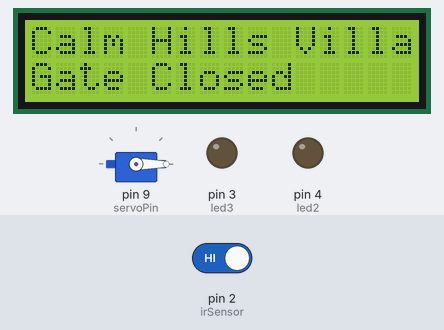
A sketch run on a simulated Arduino Uno, built with avr-gcc and run on an emulated ATmega328P. On the bench: servo, 16×2 character LCD, output pins drawn as LEDs (lit = HIGH). The inputs (shaded band) are chosen by the test bench; at power-on: pin 2 (irSensor) HIGH. What the sketch prints to the serial monitor is not drawn.

Above: at 1.2 s.
1.3 s: pin 2 (irSensor) driven LOW
At 3.1 s:
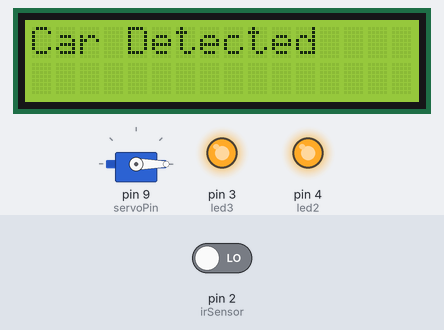
At 4.0 s:
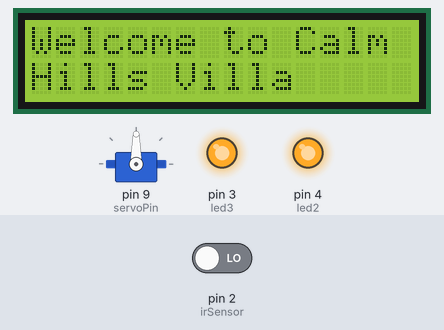
4.3 s: pin 2 (irSensor) driven HIGH
Timing chart, 0 to 7.3 s (numbered marks = the images above; inputs shaded):
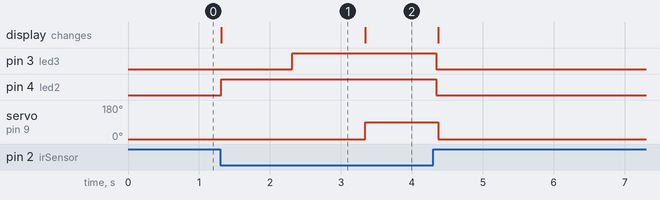

Measured:
- after the input at 1.3 s, pin 3 (led3): LOW → HIGH after 1.0 s; pin 4 (led2): LOW → HIGH at once; servo on pin 9 (servoPin): 0° → 90° after 2.0 s; the display: changes at once (image 1)
- what the display in image 1 shows lasts 2.0 s, from 1.3 s to 3.3 s

The sketch:

street_lights_gate_v1.ino
```cpp
#include <Servo.h>
#include <Wire.h>
#include <LiquidCrystal_I2C.h>

// LCD ADDRESS
LiquidCrystal_I2C lcd(0x27, 16, 2);

// IR Sensor
const int irSensor = 2;

// LEDs
const int led2 = 4;
const int led3 = 3;

// Servo
const int servoPin = 9;
Servo myServo;

void setup() {

  Serial.begin(9600);

  pinMode(irSensor, INPUT);

  pinMode(led2, OUTPUT);
  pinMode(led3, OUTPUT);

  myServo.attach(servoPin);
  myServo.write(0);

  // Initialize LCD
  lcd.init();
  lcd.backlight();

  lcd.setCursor(0, 0);
  lcd.print("Calm Hills Villa");

  lcd.setCursor(0, 1);
  lcd.print("Gate Closed");
}

void loop() {

  if (digitalRead(irSensor) == LOW) {

    Serial.println("Car detected!");

    lcd.clear();
    lcd.setCursor(0, 0);
    lcd.print("Car Detected");

    // First LED
    digitalWrite(led2, HIGH);
    delay(1000);

    // Second LED
    digitalWrite(led3, HIGH);
    delay(1000);

    // Open gate
    myServo.write(90);

    // Welcome message
    lcd.clear();
    lcd.setCursor(0, 0);
    lcd.print("Welcome to Calm");

    lcd.setCursor(0, 1);
    lcd.print("Hills Villa");

    delay(1000);

    // Close gate
    myServo.write(0);

    // Turn off LEDs
    digitalWrite(led2, LOW);
    digitalWrite(led3, LOW);

    // Display closed status
    lcd.clear();
    lcd.setCursor(0, 0);
    lcd.print("Calm Hills Villa");

    lcd.setCursor(0, 1);
    lcd.print("Gate Closed");

    // Wait until person leaves
    while (digitalRead(irSensor) == LOW) {
      delay(2000);
    }

    Serial.println("System ready!");
  }
}
```
